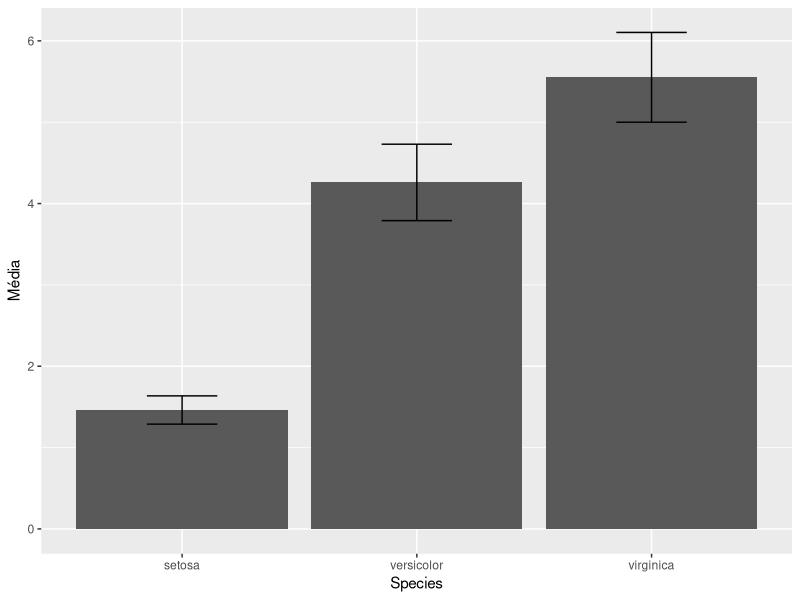

This chart was generated by the following R code:
library(tidyverse)

iris %>%
  group_by(Species) %>%
  summarise("Média" = mean(Petal.Length),
            "Desvio Padrão" = sd(Petal.Length)) %>%
    ggplot(aes(x = Species, y = Média)) +
      geom_bar(stat = "identity", position = "dodge") +
      geom_errorbar(aes(x = Species,
                        ymin = Média-`Desvio Padrão`,
                        ymax = Média+`Desvio Padrão`),
                    width = 0.3)

